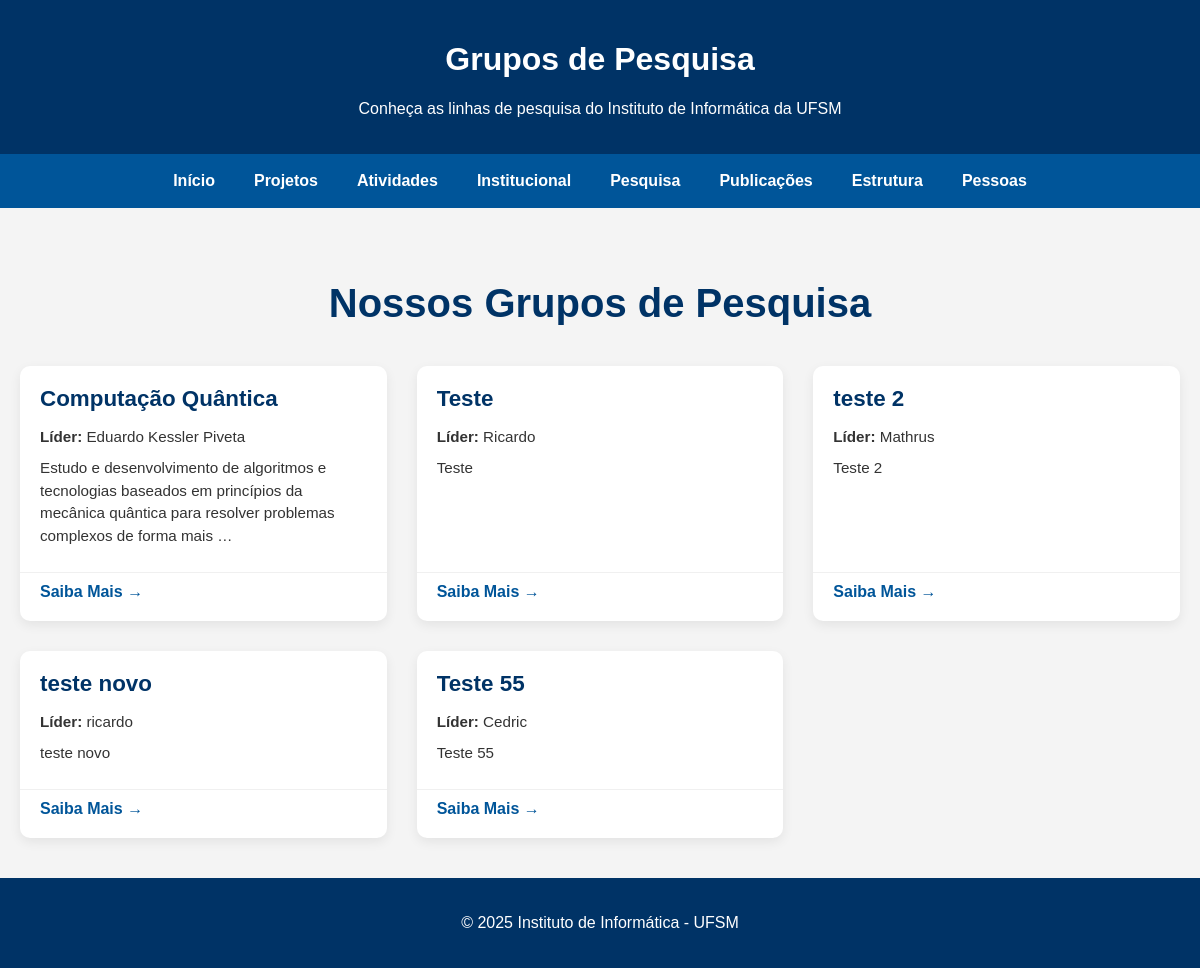
/pesquisa/, run on an earlier commit of the app's database.
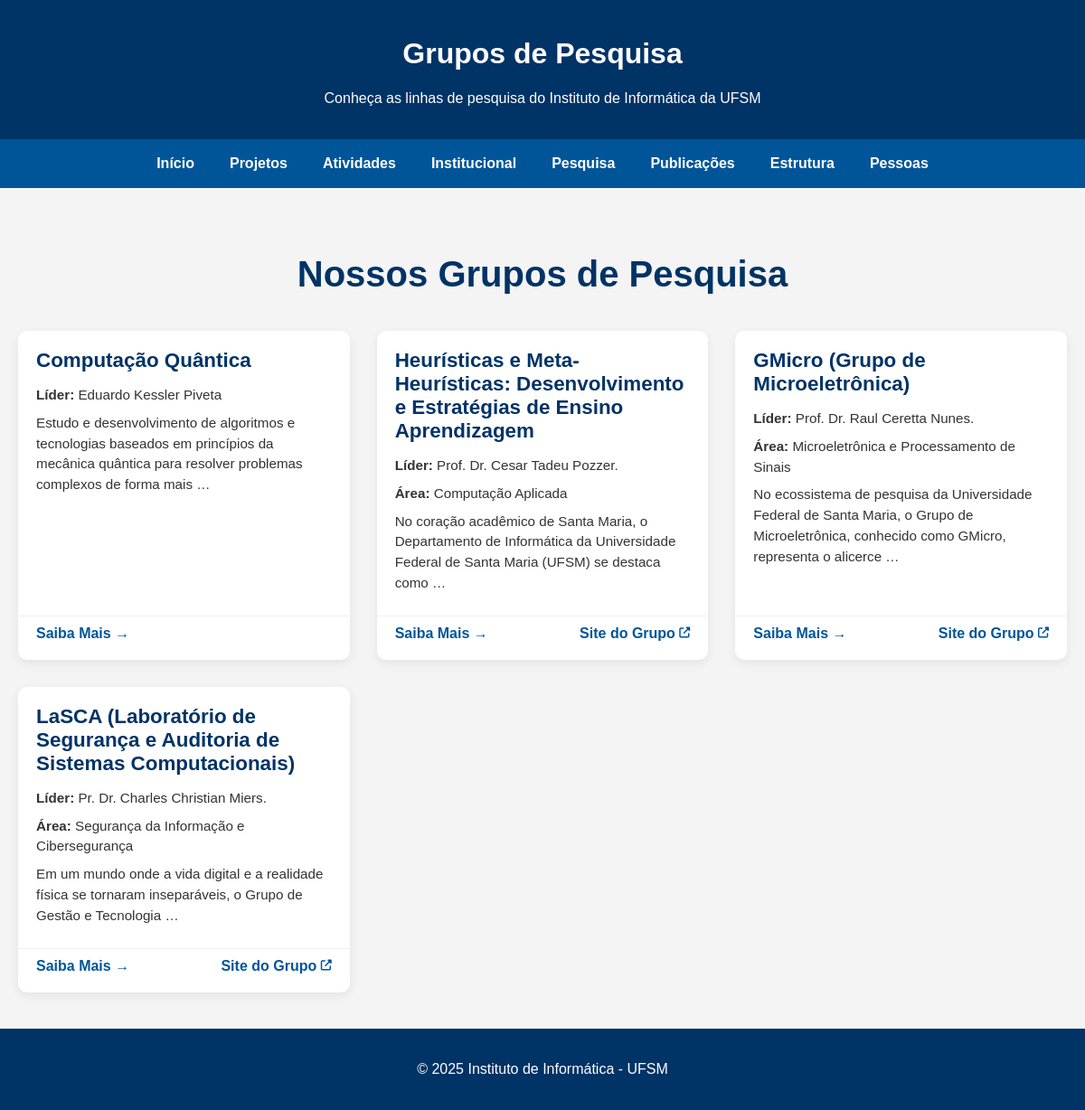
And on a later commit of the database.
### cursos/models.py (models this page shows, shortened)
class GrupoPesquisa(models.Model):
    nome = models.CharField(max_length=200)
    lider = models.CharField(max_length=200)
    descricao = models.TextField(blank=True, null=True)
    area = models.CharField(max_length=100, blank=True, null=True)
    site = models.URLField(blank=True, null=True)
    slug = models.SlugField(unique=True, blank=True)

### cursos/views.py (the view)
# urls.py: path('pesquisa/', views.pesquisa, name='pesquisa'),
def pesquisa(request):
    grupos = GrupoPesquisa.objects.all()
    return render(request, 'cursos/pesquisa.html', {'grupos': grupos})

### cursos/templates/cursos/pesquisa.html (shortened to what this page needs)
{% load static %}
<!DOCTYPE html>
<html lang="pt-br">
<head>
    <link
      rel="stylesheet"
      href="https://cdnjs.cloudflare.com/ajax/libs/font-awesome/6.5.0/css/all.min.css"
    />
</head>
<body>
    <header>
        <h1>Grupos de Pesquisa</h1>
        <p>Conheça as linhas de pesquisa do Instituto de Informática da UFSM</p>
    </header>
    <nav>
        <a href="/">Início</a>
        <a href="/projetos/">Projetos</a>
        <a href="/atividades/">Atividades</a>
        <a href="/institucional/">Institucional</a>
        <a href="/pesquisa/">Pesquisa</a>
        <a href="/publicacoes/">Publicações</a>
        <a href="/estrutura/">Estrutura</a>
        <a href="/pessoas/">Pessoas</a>
    </nav>
<section>
    <h2 class="page-title">Nossos Grupos de Pesquisa</h2>
    <div class="cards-container">
        {% for grupo in grupos %}
            <article class="grupo-card">
                <div class="card-content">
                    <h3>
                        <a href="{% url 'grupo_detalhe' grupo.slug %}">{{ grupo.nome }}</a>
                    </h3>
                    <p><strong>Líder:</strong> {{ grupo.lider }}</p>
                    {% if grupo.area %}
                        <p><strong>Área:</strong> {{ grupo.area }}</p>
                    {% endif %}
                    <p>{{ grupo.descricao|truncatewords:20 }}</p>
                </div>
                <div class="card-footer">
                    <a href="{% url 'grupo_detalhe' grupo.slug %}">Saiba Mais →</a>
                    {% if grupo.site %}
                        <a href="{{ grupo.site }}" target="_blank" rel="noopener noreferrer">
                            Site do Grupo <i class="fas fa-external-link-alt fa-xs"></i>
                        </a>
                    {% endif %}
                </div>
            </article>
        {% endfor %}
    </div>
</section>
    <footer>
        <p>© {% now "Y" %} Instituto de Informática - UFSM</p>
    </footer>
</body>
</html>

What changed in the data, as far as the page shows it:
removed GrupoPesquisa: nome "Teste", lider "Ricardo", descricao "Teste"
removed GrupoPesquisa: nome "teste 2", lider "Mathrus", descricao "Teste 2"
removed GrupoPesquisa: nome "teste novo", lider "ricardo", descricao "teste novo"
removed GrupoPesquisa: nome "Teste 55", lider "Cedric", descricao "Teste 55"
added GrupoPesquisa: nome "Heurísticas e Meta-Heurísticas: Desenvolvimento e Estratégias de Ensino Aprendizagem", lider "Prof. Dr. Cesar Tadeu Pozzer.", area "Computação Aplicada", descricao "No coração acadêmico de Santa Maria, o Departamento de Informática da Universidade Federal de Santa Maria (UFSM) se destaca como …"
added GrupoPesquisa: nome "GMicro (Grupo de Microeletrônica)", lider "Prof. Dr. Raul Ceretta Nunes.", area "Microeletrônica e Processamento de Sinais", descricao "No ecossistema de pesquisa da Universidade Federal de Santa Maria, o Grupo de Microeletrônica, conhecido como GMicro, representa o alicerce …"
added GrupoPesquisa: nome "LaSCA (Laboratório de Segurança e Auditoria de Sistemas Computacionais)", lider "Pr. Dr. Charles Christian Miers.", area "Segurança da Informação e Cibersegurança", descricao "Em um mundo onde a vida digital e a realidade física se tornaram inseparáveis, o Grupo de Gestão e Tecnologia …"
